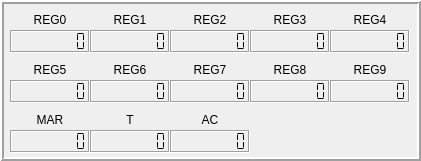
   <widget class="QFrame" name="MemFrame">
    <property name="geometry">
     <rect>
      <x>520</x>
      <y>480</y>
      <width>421</width>
      <height>161</height>
     </rect>
    </property>
    <property name="autoFillBackground">
     <bool>false</bool>
    </property>
    <property name="frameShape">
     <enum>QFrame::Box</enum>
    </property>
    <property name="frameShadow">
     <enum>QFrame::Raised</enum>
    </property>
    <property name="lineWidth">
     <number>2</number>
    </property>
    <widget class="QLabel" name="label_22">
     <property name="geometry">
      <rect>
       <x>170</x>
       <y>110</y>
       <width>80</width>
       <height>20</height>
      </rect>
     </property>
     <property name="text">
      <string>AC</string>
     </property>
     <property name="alignment">
      <set>Qt::AlignCenter</set>
     </property>
    </widget>
    <widget class="QLabel" name="label_16">
     <property name="geometry">
      <rect>
       <x>90</x>
       <y>60</y>
       <width>80</width>
       <height>20</height>
      </rect>
     </property>
     <property name="text">
      <string>REG6</string>
     </property>
     <property name="alignment">
      <set>Qt::AlignCenter</set>
     </property>
    </widget>
    <widget class="QLabel" name="label_14">
     <property name="geometry">
      <rect>
       <x>330</x>
       <y>10</y>
       <width>80</width>
       <height>20</height>
      </rect>
     </property>
     <property name="text">
      <string>REG4</string>
     </property>
     <property name="alignment">
      <set>Qt::AlignCenter</set>
     </property>
    </widget>
    <widget class="QLCDNumber" name="reg2">
     <property name="geometry">
      <rect>
       <x>170</x>
       <y>30</y>
       <width>80</width>
       <height>23</height>
      </rect>
     </property>
     <property name="layoutDirection">
      <enum>Qt::LeftToRight</enum>
     </property>
     <property name="autoFillBackground">
      <bool>true</bool>
     </property>
     <property name="frameShape">
      <enum>QFrame::Box</enum>
     </property>
     <property name="frameShadow">
      <enum>QFrame::Sunken</enum>
     </property>
     <property name="lineWidth">
      <number>1</number>
     </property>
     <property name="digitCount">
      <number>8</number>
     </property>
     <property name="mode">
      <enum>QLCDNumber::Bin</enum>
     </property>
     <property name="segmentStyle">
      <enum>QLCDNumber::Flat</enum>
     </property>
    </widget>
    <widget class="QLabel" name="label_20">
     <property name="geometry">
      <rect>
       <x>10</x>
       <y>110</y>
       <width>80</width>
       <height>20</height>
      </rect>
     </property>
     <property name="text">
      <string>MAR</string>
     </property>
     <property name="alignment">
      <set>Qt::AlignCenter</set>
     </property>
    </widget>
    <widget class="QLCDNumber" name="reg9">
     <property name="geometry">
      <rect>
       <x>330</x>
       <y>80</y>
       <width>80</width>
       <height>23</height>
      </rect>
     </property>
     <property name="layoutDirection">
      <enum>Qt::LeftToRight</enum>
     </property>
     <property name="autoFillBackground">
      <bool>true</bool>
     </property>
     <property name="frameShape">
      <enum>QFrame::Box</enum>
     </property>
     <property name="frameShadow">
      <enum>QFrame::Sunken</enum>
     </property>
     <property name="lineWidth">
      <number>1</number>
     </property>
     <property name="digitCount">
      <number>8</number>
     </property>
     <property name="mode">
      <enum>QLCDNumber::Bin</enum>
     </property>
     <property name="segmentStyle">
      <enum>QLCDNumber::Flat</enum>
     </property>
    </widget>
    <widget class="QLCDNumber" name="regT">
     <property name="geometry">
      <rect>
       <x>90</x>
       <y>130</y>
       <width>80</width>
       <height>23</height>
      </rect>
     </property>
     <property name="layoutDirection">
      <enum>Qt::LeftToRight</enum>
     </property>
     <property name="autoFillBackground">
      <bool>true</bool>
     </property>
     <property name="frameShape">
      <enum>QFrame::Box</enum>
     </property>
     <property name="frameShadow">
      <enum>QFrame::Sunken</enum>
     </property>
     <property name="lineWidth">
      <number>1</number>
     </property>
     <property name="digitCount">
      <number>8</number>
     </property>
     <property name="mode">
      <enum>QLCDNumber::Bin</enum>
     </property>
     <property name="segmentStyle">
      <enum>QLCDNumber::Flat</enum>
     </property>
    </widget>
    <widget class="QLCDNumber" name="reg1">
     <property name="geometry">
      <rect>
       <x>90</x>
       <y>30</y>
       <width>80</width>
       <height>23</height>
      </rect>
     </property>
     <property name="layoutDirection">
      <enum>Qt::LeftToRight</enum>
     </property>
     <property name="autoFillBackground">
      <bool>true</bool>
     </property>
     <property name="frameShape">
      <enum>QFrame::Box</enum>
     </property>
     <property name="frameShadow">
      <enum>QFrame::Sunken</enum>
     </property>
     <property name="lineWidth">
      <number>1</number>
     </property>
     <property name="digitCount">
      <number>8</number>
     </property>
     <property name="mode">
      <enum>QLCDNumber::Bin</enum>
     </property>
     <property name="segmentStyle">
      <enum>QLCDNumber::Flat</enum>
     </property>
    </widget>
    <widget class="QLCDNumber" name="reg3">
     <property name="geometry">
      <rect>
       <x>250</x>
       <y>30</y>
       <width>80</width>
       <height>23</height>
      </rect>
     </property>
     <property name="layoutDirection">
      <enum>Qt::LeftToRight</enum>
     </property>
     <property name="autoFillBackground">
      <bool>true</bool>
     </property>
     <property name="frameShape">
      <enum>QFrame::Box</enum>
     </property>
     <property name="frameShadow">
      <enum>QFrame::Sunken</enum>
     </property>
     <property name="lineWidth">
      <number>1</number>
     </property>
     <property name="digitCount">
      <number>8</number>
     </property>
     <property name="mode">
      <enum>QLCDNumber::Bin</enum>
     </property>
     <property name="segmentStyle">
      <enum>QLCDNumber::Flat</enum>
     </property>
    </widget>
    <widget class="QLCDNumber" name="regMAR">
     <property name="geometry">
      <rect>
       <x>10</x>
       <y>130</y>
       <width>80</width>
       <height>23</height>
      </rect>
     </property>
     <property name="layoutDirection">
      <enum>Qt::LeftToRight</enum>
     </property>
     <property name="autoFillBackground">
      <bool>true</bool>
     </property>
     <property name="frameShape">
      <enum>QFrame::Box</enum>
     </property>
     <property name="frameShadow">
      <enum>QFrame::Sunken</enum>
     </property>
     <property name="lineWidth">
      <number>1</number>
     </property>
     <property name="digitCount">
      <number>8</number>
     </property>
     <property name="mode">
      <enum>QLCDNumber::Bin</enum>
     </property>
     <property name="segmentStyle">
      <enum>QLCDNumber::Flat</enum>
     </property>
    </widget>
    <widget class="QLCDNumber" name="reg6">
     <property name="geometry">
      <rect>
       <x>90</x>
       <y>80</y>
       <width>80</width>
       <height>23</height>
      </rect>
     </property>
     <property name="layoutDirection">
      <enum>Qt::LeftToRight</enum>
     </property>
     <property name="autoFillBackground">
      <bool>true</bool>
     </property>
     <property name="frameShape">
      <enum>QFrame::Box</enum>
     </property>
     <property name="frameShadow">
      <enum>QFrame::Sunken</enum>
     </property>
     <property name="lineWidth">
      <number>1</number>
     </property>
     <property name="digitCount">
      <number>8</number>
     </property>
     <property name="mode">
      <enum>QLCDNumber::Bin</enum>
     </property>
     <property name="segmentStyle">
      <enum>QLCDNumber::Flat</enum>
     </property>
    </widget>
    <widget class="QLabel" name="label">
     <property name="geometry">
      <rect>
       <x>10</x>
       <y>10</y>
       <width>80</width>
       <height>20</height>
      </rect>
     </property>
     <property name="text">
      <string>REG0</string>
     </property>
     <property name="alignment">
      <set>Qt::AlignCenter</set>
     </property>
    </widget>
    <widget class="QLabel" name="label_19">
     <property name="geometry">
      <rect>
       <x>330</x>
       <y>60</y>
       <width>80</width>
       <height>20</height>
      </rect>
     </property>
     <property name="text">
      <string>REG9</string>
     </property>
     <property name="alignment">
      <set>Qt::AlignCenter</set>
     </property>
    </widget>
    <widget class="QLabel" name="label_4">
     <property name="geometry">
      <rect>
       <x>90</x>
       <y>10</y>
       <width>80</width>
       <height>20</height>
      </rect>
     </property>
     <property name="text">
      <string>REG1</string>
     </property>
     <property name="alignment">
      <set>Qt::AlignCenter</set>
     </property>
    </widget>
    <widget class="QLCDNumber" name="regAC">
     <property name="geometry">
      <rect>
       <x>170</x>
       <y>130</y>
       <width>80</width>
       <height>23</height>
      </rect>
     </property>
     <property name="font">
      <font>
       <weight>50</weight>
       <italic>false</italic>
       <bold>false</bold>
       <underline>false</underline>
       <strikeout>false</strikeout>
      </font>
     </property>
     <property name="layoutDirection">
      <enum>Qt::LeftToRight</enum>
     </property>
     <property name="autoFillBackground">
      <bool>true</bool>
     </property>
     <property name="frameShape">
      <enum>QFrame::Box</enum>
     </property>
     <property name="frameShadow">
      <enum>QFrame::Sunken</enum>
     </property>
     <property name="lineWidth">
      <number>1</number>
     </property>
     <property name="digitCount">
      <number>8</number>
     </property>
     <property name="mode">
      <enum>QLCDNumber::Bin</enum>
     </property>
     <property name="segmentStyle">
      <enum>QLCDNumber::Flat</enum>
     </property>
    </widget>
    <widget class="QLCDNumber" name="reg5">
     <property name="geometry">
      <rect>
       <x>10</x>
       <y>80</y>
       <width>80</width>
       <height>23</height>
      </rect>
     </property>
     <property name="layoutDirection">
      <enum>Qt::LeftToRight</enum>
     </property>
     <property name="autoFillBackground">
      <bool>true</bool>
     </property>
     <property name="frameShape">
      <enum>QFrame::Box</enum>
     </property>
     <property name="frameShadow">
      <enum>QFrame::Sunken</enum>
     </property>
     <property name="lineWidth">
      <number>1</number>
     </property>
     <property name="digitCount">
      <number>8</number>
     </property>
     <property name="mode">
      <enum>QLCDNumber::Bin</enum>
     </property>
     <property name="segmentStyle">
      <enum>QLCDNumber::Flat</enum>
     </property>
    </widget>
    <widget class="QLabel" name="label_8">
     <property name="geometry">
      <rect>
       <x>170</x>
       <y>10</y>
       <width>80</width>
       <height>20</height>
      </rect>
     </property>
     <property name="font">
      <font>
       <stylestrategy>PreferDefault</stylestrategy>
      </font>
     </property>
     <property name="text">
      <string>REG2</string>
     </property>
     <property name="alignment">
      <set>Qt::AlignCenter</set>
     </property>
    </widget>
    <widget class="QLCDNumber" name="reg7">
     <property name="geometry">
      <rect>
       <x>170</x>
       <y>80</y>
       <width>80</width>
       <height>23</height>
      </rect>
     </property>
     <property name="layoutDirection">
      <enum>Qt::LeftToRight</enum>
     </property>
     <property name="autoFillBackground">
      <bool>true</bool>
     </property>
     <property name="frameShape">
      <enum>QFrame::Box</enum>
     </property>
     <property name="frameShadow">
      <enum>QFrame::Sunken</enum>
     </property>
     <property name="lineWidth">
      <number>1</number>
     </property>
     <property name="digitCount">
      <number>8</number>
     </property>
     <property name="mode">
      <enum>QLCDNumber::Bin</enum>
     </property>
     <property name="segmentStyle">
      <enum>QLCDNumber::Flat</enum>
     </property>
    </widget>
    <widget class="QLabel" name="label_17">
     <property name="geometry">
      <rect>
       <x>170</x>
       <y>60</y>
       <width>80</width>
       <height>20</height>
      </rect>
     </property>
     <property name="text">
      <string>REG7</string>
     </property>
     <property name="alignment">
      <set>Qt::AlignCenter</set>
     </property>
    </widget>
    <widget class="QLCDNumber" name="reg0">
     <property name="geometry">
      <rect>
       <x>10</x>
       <y>30</y>
       <width>80</width>
       <height>23</height>
      </rect>
     </property>
     <property name="layoutDirection">
      <enum>Qt::LeftToRight</enum>
     </property>
     <property name="autoFillBackground">
      <bool>true</bool>
     </property>
     <property name="frameShape">
      <enum>QFrame::Box</enum>
     </property>
     <property name="frameShadow">
      <enum>QFrame::Sunken</enum>
     </property>
     <property name="lineWidth">
      <number>1</number>
     </property>
     <property name="digitCount">
      <number>8</number>
     </property>
     <property name="mode">
      <enum>QLCDNumber::Dec</enum>
     </property>
     <property name="segmentStyle">
      <enum>QLCDNumber::Flat</enum>
     </property>
    </widget>
    <widget class="QLCDNumber" name="reg8">
     <property name="geometry">
      <rect>
       <x>250</x>
       <y>80</y>
       <width>80</width>
       <height>23</height>
      </rect>
     </property>
     <property name="layoutDirection">
      <enum>Qt::LeftToRight</enum>
     </property>
     <property name="autoFillBackground">
      <bool>true</bool>
     </property>
     <property name="frameShape">
      <enum>QFrame::Box</enum>
     </property>
     <property name="frameShadow">
      <enum>QFrame::Sunken</enum>
     </property>
     <property name="lineWidth">
      <number>1</number>
     </property>
     <property name="digitCount">
      <number>8</number>
     </property>
     <property name="mode">
      <enum>QLCDNumber::Bin</enum>
     </property>
     <property name="segmentStyle">
      <enum>QLCDNumber::Flat</enum>
     </property>
    </widget>
    <widget class="QLabel" name="label_13">
     <property name="geometry">
      <rect>
       <x>250</x>
       <y>10</y>
       <width>80</width>
       <height>20</height>
      </rect>
     </property>
     <property name="text">
      <string>REG3</string>
     </property>
     <property name="alignment">
      <set>Qt::AlignCenter</set>
     </property>
    </widget>
    <widget class="QLabel" name="label_15">
     <property name="geometry">
      <rect>
       <x>10</x>
       <y>60</y>
       <width>80</width>
       <height>20</height>
      </rect>
     </property>
     <property name="text">
      <string>REG5</string>
     </property>
     <property name="alignment">
      <set>Qt::AlignCenter</set>
     </property>
    </widget>
    <widget class="QLabel" name="label_18">
     <property name="geometry">
      <rect>
       <x>250</x>
       <y>60</y>
       <width>80</width>
       <height>20</height>
      </rect>
     </property>
     <property name="text">
      <string>REG8</string>
     </property>
     <property name="alignment">
      <set>Qt::AlignCenter</set>
     </property>
    </widget>
    <widget class="QLCDNumber" name="reg4">
     <property name="geometry">
      <rect>
       <x>330</x>
       <y>30</y>
       <width>80</width>
       <height>23</height>
      </rect>
     </property>
     <property name="layoutDirection">
      <enum>Qt::LeftToRight</enum>
     </property>
     <property name="autoFillBackground">
      <bool>true</bool>
     </property>
     <property name="frameShape">
      <enum>QFrame::Box</enum>
     </property>
     <property name="frameShadow">
      <enum>QFrame::Sunken</enum>
     </property>
     <property name="lineWidth">
      <number>1</number>
     </property>
     <property name="digitCount">
      <number>8</number>
     </property>
     <property name="mode">
      <enum>QLCDNumber::Bin</enum>
     </property>
     <property name="segmentStyle">
      <enum>QLCDNumber::Flat</enum>
     </property>
    </widget>
    <widget class="QLabel" name="label_21">
     <property name="geometry">
      <rect>
       <x>90</x>
       <y>110</y>
       <width>80</width>
       <height>20</height>
      </rect>
     </property>
     <property name="text">
      <string>T</string>
     </property>
     <property name="alignment">
      <set>Qt::AlignCenter</set>
     </property>
    </widget>
   </widget>
